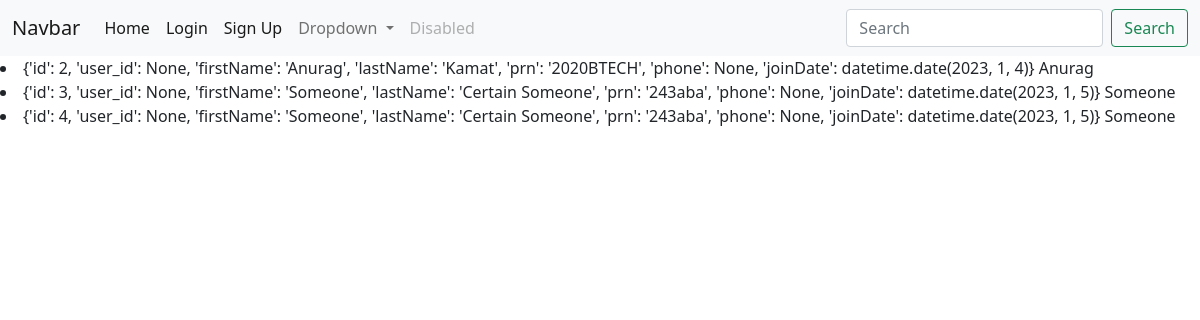
/members, run on the app's committed database.
### base/models.py (models this page shows, shortened)
class Member(models.Model):
    user = models.ForeignKey(
        User, on_delete=models.CASCADE, null=True, blank=True)
    firstName = models.CharField(max_length=255)
    lastName = models.CharField(max_length=255)
    prn = models.CharField(max_length=20)
    phone = models.IntegerField(null=True, blank=True)
    joinDate = models.DateField(default=timezone.now)

### base/views.py (the view)
# urls.py: path('members', views.viewMembers, name='members'),
def viewMembers(request):
    members = Member.objects.all().values()
    context = {
        'members' : members
    }
    return render(request, 'members.html', context)

### templates/members.html
{% extends 'index.html' %}
{% block body %}
  {% for member in members %}
    <li>{{ member }}
      {{ member.firstName }}</li>
  {% endfor %}
{% endblock %}

### templates/index.html (shortened to what this page needs)
<!DOCTYPE html>
<html lang="en">
<head>
    <link href="https://cdn.jsdelivr.net/npm/bootstrap@5.0.2/dist/css/bootstrap.min.css" rel="stylesheet"
>
</head>
<body>
    {% include 'navbar.html' %}
    {% block body %}
    {% endblock %}
</body>
</html>

### templates/navbar.html (shortened to what this page needs)
<nav class="navbar navbar-expand-lg navbar-light bg-light">
    <div class="container-fluid">
      <a class="navbar-brand" href="#">Navbar</a>
      <div class="collapse navbar-collapse" id="navbarSupportedContent">
        <ul class="navbar-nav me-auto mb-2 mb-lg-0">
          <li class="nav-item">
            <a class="nav-link active" aria-current="page" href="{% url 'home' %}">Home</a>
          </li>
            <li class="nav-item">
              <a class="nav-link active" aria-current="page" href="{% url 'login' %}">Login</a>
            </li>
            <li class="nav-item">
                <a class="nav-link active" aria-current="page" href="{% url 'sign-up' %}">Sign Up</a>
              </li>          <li class="nav-item dropdown">
            <a class="nav-link dropdown-toggle" href="#" id="navbarDropdown" role="button" data-bs-toggle="dropdown" aria-expanded="false">
              Dropdown
            </a>
          </li>
          <li class="nav-item">
            <a class="nav-link disabled" href="#" tabindex="-1" aria-disabled="true">Disabled</a>
          </li>
        </ul>
        <form class="d-flex">
          <input class="form-control me-2" type="search" placeholder="Search" aria-label="Search">
          <button class="btn btn-outline-success" type="submit">Search</button>
        </form>
      </div>
    </div>
  </nav>

### data on the page
Member: member "{'id': 2, 'user_id': None, 'firstName': 'Anurag', 'lastName': 'Kamat', 'prn': '2020BTECH', 'phone': None, 'joinDate': datetime.date(2023, 1, 4)}", firstName "Anurag"
Member: member "{'id': 3, 'user_id': None, 'firstName': 'Someone', 'lastName': 'Certain Someone', 'prn': '243aba', 'phone': None, 'joinDate': datetime.date(2023, 1, 5)}", firstName "Someone"
Member: member "{'id': 4, 'user_id': None, 'firstName': 'Someone', 'lastName': 'Certain Someone', 'prn': '243aba', 'phone': None, 'joinDate': datetime.date(2023, 1, 5)}", firstName "Someone"
